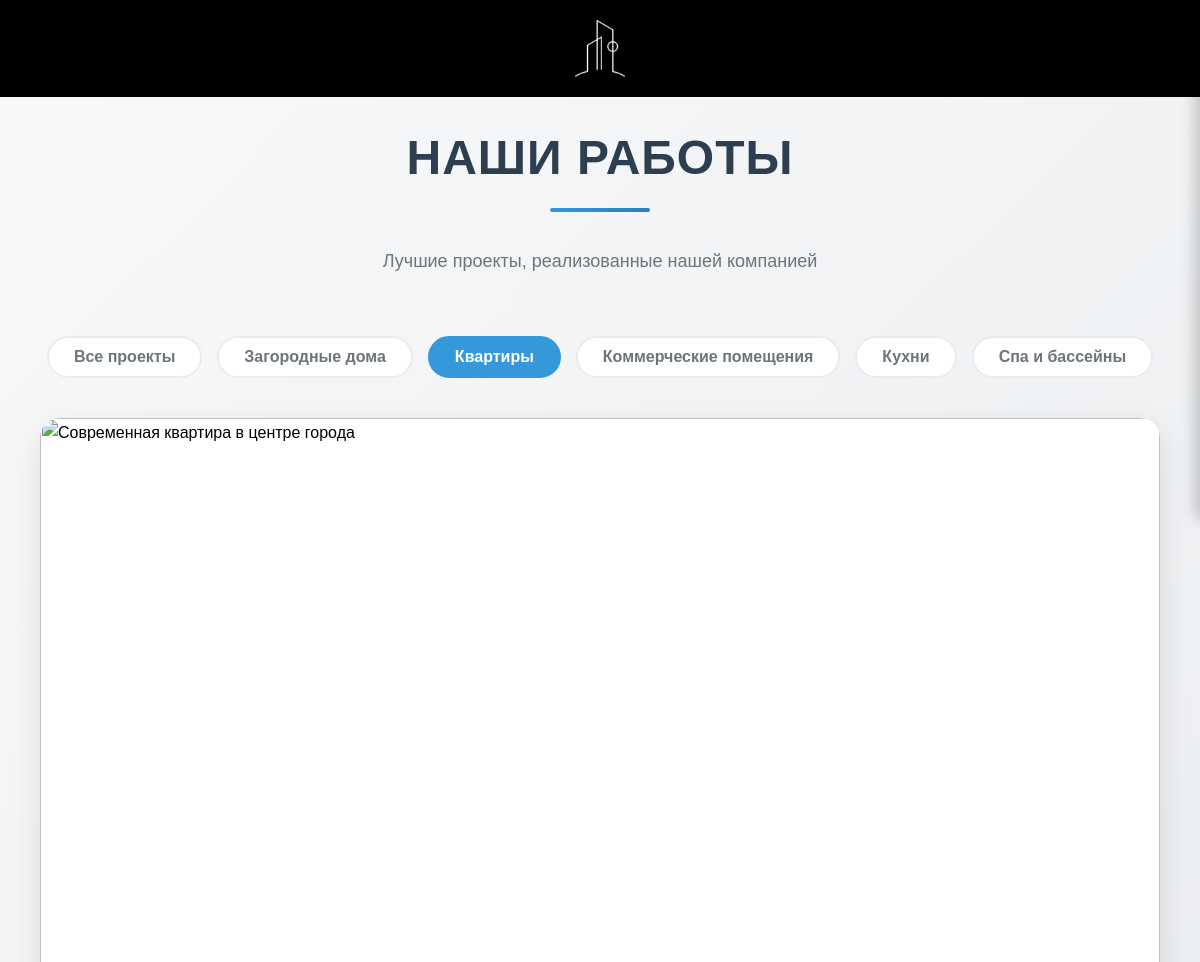
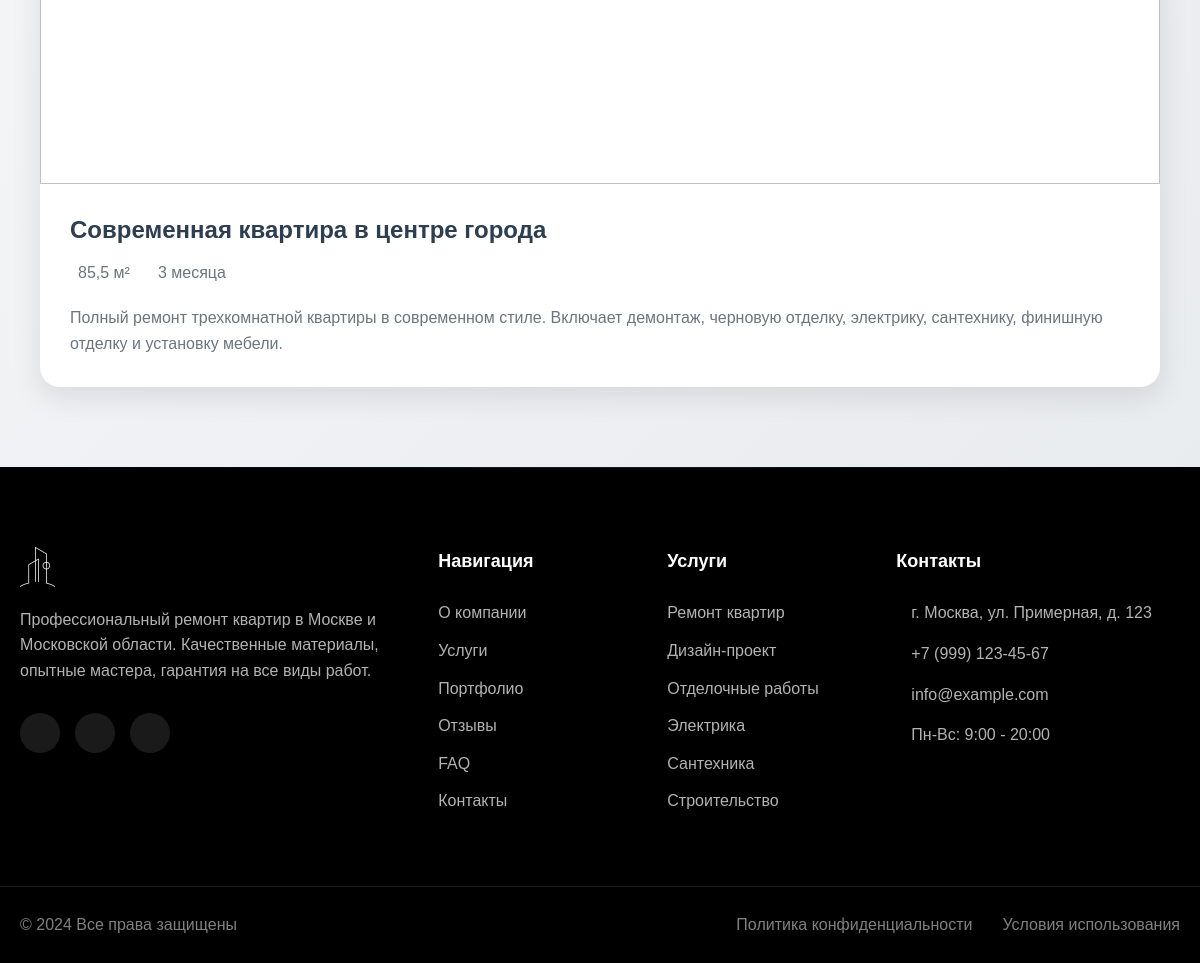
The app's page /portfolio.php?category=Квартиры with its own data (2 pictures, top to bottom).
### tables this page shows
CREATE TABLE IF NOT EXISTS portfolio (
    id INT AUTO_INCREMENT PRIMARY KEY,
    title VARCHAR(255) NOT NULL,
    description TEXT NOT NULL,
    category VARCHAR(100) NOT NULL,
    area DECIMAL(10,2),
    duration VARCHAR(50),
    client VARCHAR(255),
    main_image VARCHAR(255) NOT NULL,
    created_at TIMESTAMP DEFAULT CURRENT_TIMESTAMP,
    status ENUM('active', 'inactive') DEFAULT 'active'
);

### portfolio.php (the view, shortened to what this page needs)
<?php
require_once 'includes/db.php';
$stmt = $pdo->query('SELECT DISTINCT category FROM portfolio WHERE status = "active" ORDER BY category');
$categories = $stmt->fetchAll(PDO::FETCH_COLUMN);
$selectedCategory = isset($_GET['category']) ? $_GET['category'] : '';
$sql = 'SELECT * FROM portfolio WHERE status = "active"';
if ($selectedCategory) {
    $sql .= ' AND category = ?';
}
$sql .= ' ORDER BY created_at DESC';
$stmt = $pdo->prepare($sql);
if ($selectedCategory) {
    $stmt->execute([$selectedCategory]);
} else {
    $stmt->execute();
}
$projects = $stmt->fetchAll();
include 'includes/header.php';
?>
<link rel="stylesheet" href="assets/css/main.css">
<link rel="stylesheet" href="assets/css/portfolio.css">
<main class="portfolio-page">
    <div class="container">
        <div class="portfolio-page__header">
            <h1 class="portfolio-page__title">Наши работы</h1>
            <p class="portfolio-page__subtitle">Лучшие проекты, реализованные нашей компанией</p>
        </div>
        <div class="portfolio-page__filters">
            <button class="portfolio-page__filter-button <?php echo !$selectedCategory ? 'active' : ''; ?>"
                    data-category="">
                Все проекты
            </button>
            <?php foreach ($categories as $category): ?>
                <button class="portfolio-page__filter-button <?php echo $selectedCategory === $category ? 'active' : ''; ?>"
                        data-category="<?php echo htmlspecialchars($category); ?>">
                    <?php echo htmlspecialchars($category); ?>
                </button>
            <?php endforeach; ?>
        </div>
        <div class="portfolio-page__grid">
            <?php foreach ($projects as $project): ?>
                <div class="portfolio-page__card" data-category="<?php echo htmlspecialchars($project['category']); ?>">
                    <div class="portfolio-page__card-image">
                    </div>
                    <div class="portfolio-page__card-content">
                        <h3 class="portfolio-page__card-title">
                            <?php echo htmlspecialchars($project['title']); ?>
                        </h3>
                        <div class="portfolio-page__card-info">
                            <?php if ($project['area']): ?>
                                <div class="portfolio-page__card-area">
                                    <?php echo number_format($project['area'], 1, ',', ' '); ?> м²
                                </div>
                            <?php endif; ?>
                            <?php if ($project['duration']): ?>
                                <div class="portfolio-page__card-duration">
                                    <?php echo htmlspecialchars($project['duration']); ?>
                                </div>
                            <?php endif; ?>
                        </div>
                        <p class="portfolio-page__card-description">
                            <?php echo htmlspecialchars($project['description']); ?>
                        </p>
                    </div>
                </div>
            <?php endforeach; ?>
        </div>
    </div>
</main>
<?php
include 'includes/footer.php';
?>

### assets/css/main.css (style rules this page uses)
* { margin: 0; padding: 0; box-sizing: border-box; font-family: var(--font-primary); }
.container { max-width: 1600px; margin: 0 auto; padding: 0 20px; }

### assets/css/portfolio.css (style rules this page uses)
.portfolio-page { padding: 120px 0 80px; background: linear-gradient(135deg, #f8f9fa 0%, #e9ecef 100%); min-height: 100vh; }
.portfolio-page__header { text-align: center; margin-bottom: 60px; }
.portfolio-page__title { font-size: 48px; font-weight: 700; color: #2c3e50; margin-bottom: 20px; position: relative; display: inline-block; text-transform: uppercase; letter-spacing: 1px; }
.portfolio-page__title::after { content: ''; position: absolute; bottom: -15px; left: 50%; transform: translateX(-50%); width: 100px; height: 4px; background: linear-gradient(90deg, #3498db, #2980b9); border-radius: 2px; }
.portfolio-page__subtitle { font-size: 18px; color: #6c757d; max-width: 700px; margin: 30px auto 0; line-height: 1.6; }
.portfolio-page__filters { display: flex; justify-content: center; flex-wrap: wrap; gap: 15px; margin-bottom: 40px; padding: 0 20px; }
.portfolio-page__filter-button { padding: 10px 25px; background: #fff; border: 2px solid #e9ecef; border-radius: 30px; font-size: 16px; font-weight: 600; color: #6c757d; cursor: pointer; transition: all 0.3s ease; }
.portfolio-page__filter-button.active { background: #3498db; border-color: #3498db; color: #fff; }
.portfolio-page__grid { display: grid; grid-template-columns: repeat(auto-fit, minmax(350px, 1fr)); gap: 40px; padding: 0 20px; }
.portfolio-page__card { background: #fff; border-radius: 20px; overflow: hidden; box-shadow: 0 10px 30px rgba(0,0,0,0.1); transition: all 0.4s cubic-bezier(0.165, 0.84, 0.44, 1); opacity: 0; transform: translateY(30px); }
.portfolio-page__card-image { position: relative; padding-top: 65%; overflow: hidden; }
.portfolio-page__card-content { padding: 30px; }
.portfolio-page__card-title { font-size: 24px; font-weight: 700; color: #2c3e50; margin-bottom: 15px; line-height: 1.3; }
.portfolio-page__card-info { display: flex; gap: 20px; margin-bottom: 20px; }
.portfolio-page__card-area, .portfolio-page__card-duration { display: flex; align-items: center; gap: 8px; font-size: 16px; color: #6c757d; }
.portfolio-page__card-description { font-size: 16px; color: #6c757d; line-height: 1.6; display: -webkit-box; -webkit-line-clamp: 3; -webkit-box-orient: vertical; overflow: hidden; }

### records on screen
portfolio: title "Современная квартира в центре города", area "85,5", duration "3 месяца", description "Полный ремонт трехкомнатной квартиры в современном стиле. Включает демонтаж, черновую отделку, электрику, сантехнику, финишную отделку и установку мебели."

### other values on screen
$category "Загородные дома"
$category "Квартиры"
$category "Коммерческие помещения"
$category "Кухни"
$category "Спа и бассейны"
